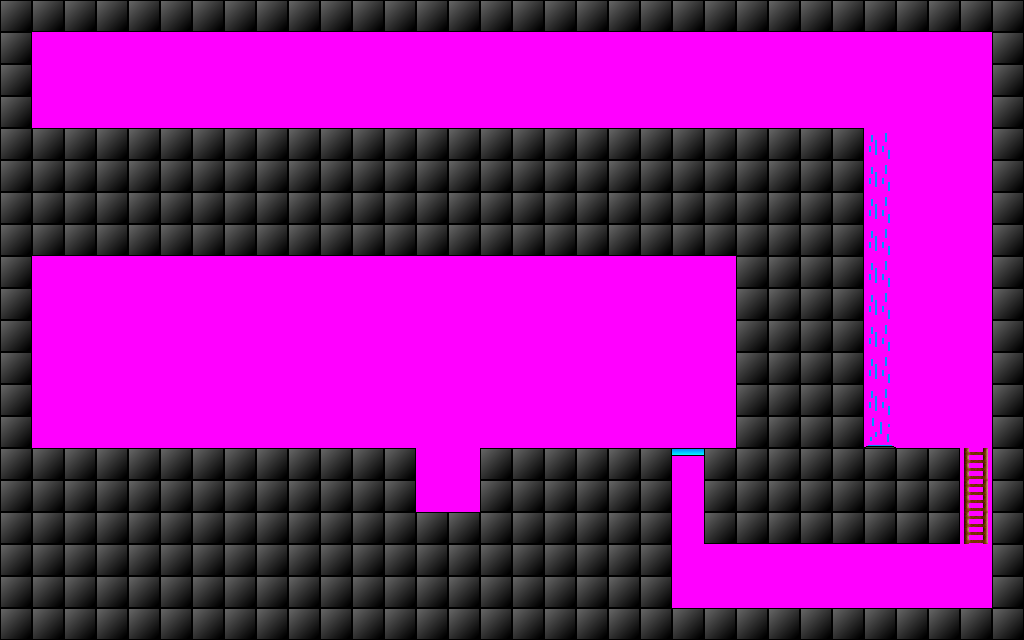

Tiled map render using the project's own tile images. Description and the map definition, with tile-layer contents summarised, below:
An orthogonal 32x20 tile map with 32x32 px tiles, 2 tile layers (background, layer1) and 7 objects (spawn, hellomsg, jumpmsg, platformmsg, laddermsg, ...).

<map version="1.0" orientation="orthogonal" width="32" height="20" tilewidth="32" tileheight="32">
 <tileset firstgid="1" name="tiles" tilewidth="32" tileheight="32">
  <image source="../gfx/tiles.png" trans="ff00ff" width="256" height="256" />
  <tile id="0">
   <properties>
    <property name="type" value="air" />
   </properties>
  </tile>
  <tile id="1">
   <properties>
    <property name="type" value="ground" />
   </properties>
  </tile>
  <tile id="2">
   <properties>
    <property name="type" value="ladder" />
   </properties>
  </tile>
  <tile id="3">
   <properties>
    <property name="type" value="drift" />
   </properties>
  </tile>
  <tile id="8">
   <properties>
    <property name="type" value="air" />
   </properties>
  </tile>
  <tile id="9">
   <properties>
    <property name="type" value="antigrav" />
   </properties>
  </tile>
  <tile id="12">
   <properties>
    <property name="type" value="ladder" />
   </properties>
  </tile>
  <tile id="16">
   <properties>
    <property name="type" value="ground" />
   </properties>
  </tile>
  <tile id="17">
   <properties>
    <property name="type" value="antigrav" />
   </properties>
  </tile>
  <tile id="19">
   <properties>
    <property name="type" value="oneway" />
   </properties>
  </tile>
  <tile id="24">
   <properties>
    <property name="type" value="ground" />
   </properties>
  </tile>
  <tile id="25">
   <properties>
    <property name="type" value="ground" />
   </properties>
  </tile>
 </tileset>
 <layer name="background" width="32" height="20">
  <data>[640 cells, 640 non-empty, 1 distinct tile ids]</data>
 </layer>
 <layer name="layer1" width="32" height="20">
  <data>[640 cells, 640 non-empty, 7 distinct tile ids]</data>
 </layer>
 <objectgroup name="objects" width="32" height="20">
  <object name="spawn" x="160" y="416" width="32" height="32">
   <properties>
    <property name="type" value="spawn" />
   </properties>
  </object>
  <object name="hellomsg" x="96" y="352" width="160" height="96">
   <properties>
    <property name="msg" value="Welcome to TDF Platforms! Press A and D to move left and right." />
    <property name="type" value="message" />
   </properties>
  </object>
  <object name="jumpmsg" x="352" y="384" width="64" height="64">
   <properties>
    <property name="msg" value="Press space to jump across the chasm." />
    <property name="type" value="message" />
   </properties>
  </object>
  <object name="platformmsg" x="640" y="384" width="96" height="64">
   <properties>
    <property name="msg" value="Press S on top of these platforms to fall through them." />
    <property name="type" value="message" />
   </properties>
  </object>
  <object name="laddermsg" x="928" y="544" width="64" height="64">
   <properties>
    <property name="msg" value="Jump and catch the ladder and climb out of this hole!" />
    <property name="type" value="message" />
   </properties>
  </object>
  <object name="antigravmsg" x="896" y="384" width="96" height="64">
   <properties>
    <property name="msg" value="This anti-gravity beam will propel you upwards." />
    <property name="type" value="message" />
   </properties>
  </object>
  <object name="completemsg" x="64" y="32" width="160" height="96">
   <properties>
    <property name="msg" value="Well done! You have completed the tutorial! Head out the door to complete this level!" />
    <property name="type" value="message" />
   </properties>
  </object>
 </objectgroup>
</map>